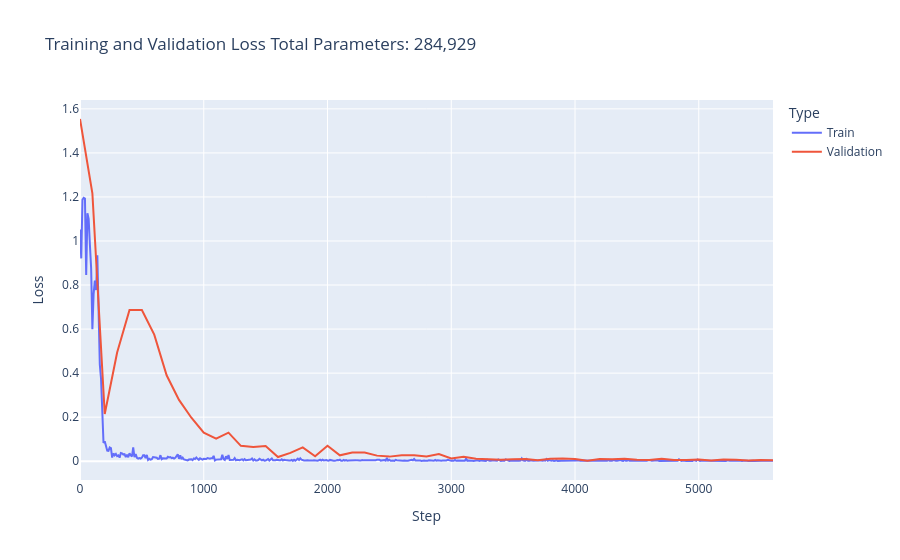

The notebook cell saved with this chart:
### Code cell
fig,df = create_loss_plot(train_hist, val_hist, steps_hist, total_learnable_params)
fig.show()

### Figure 1 — Plotly figure (JSON) as saved in the notebook; plotly's stock layout.template omitted (floating-point values rounded to 4 significant figures; data arrays with more than 128 entries replaced by an {"elided": "..."} marker saying what was removed)
{"data": [{"hovertemplate": "Type=Train<br>Step=%{x}<br>Loss=%{y}<extra></extra>", "legendgroup": "Train", "line": {"color": "#636efa", "dash": "solid"}, "marker": {"symbol": "circle"}, "mode": "lines", "name": "Train", "orientation": "v", "showlegend": true, "type": "scatter", "x": {"elided": "561 int values"}, "xaxis": "x", "y": {"elided": "561 float values"}, "yaxis": "y"}, {"hovertemplate": "Type=Validation<br>Step=%{x}<br>Loss=%{y}<extra></extra>", "legendgroup": "Validation", "line": {"color": "#EF553B", "dash": "solid"}, "marker": {"symbol": "circle"}, "mode": "lines", "name": "Validation", "orientation": "v", "showlegend": true, "type": "scatter", "x": [0, 100, 200, 300, 400, 500, 600, 700, 800, 900, 1000, 1100, 1200, 1300, 1400, 1500, 1600, 1700, 1800, 1900, 2000, 2100, 2200, 2300, 2400, 2500, 2600, 2700, 2800, 2900, 3000, 3100, 3200, 3300, 3400, 3500, 3600, 3700, 3800, 3900, 4000, 4100, 4200, 4300, 4400, 4500, 4600, 4700, 4800, 4900, 5000, 5100, 5200, 5300, 5400, 5500, 5600], "xaxis": "x", "y": [1.554, 1.217, 0.2144, 0.4933, 0.6868, 0.6863, 0.5747, 0.3902, 0.2785, 0.1975, 0.1292, 0.1023, 0.1297, 0.06972, 0.06423, 0.06882, 0.01882, 0.03793, 0.06284, 0.02248, 0.07023, 0.02686, 0.03944, 0.0394, 0.02535, 0.02086, 0.027, 0.02666, 0.0213, 0.0322, 0.01252, 0.0207, 0.01112, 0.008907, 0.00682, 0.008976, 0.009595, 0.004052, 0.01128, 0.01204, 0.00952, 0.002531, 0.01005, 0.009077, 0.01146, 0.006862, 0.005729, 0.01089, 0.00529, 0.005211, 0.007307, 0.003064, 0.007643, 0.006313, 0.003152, 0.005914, 0.004201], "yaxis": "y"}], "layout": {"legend": {"title": {"text": "Type"}, "tracegroupgap": 0}, "title": {"text": "Training and Validation Loss\nTotal Parameters: 284,929"}, "xaxis": {"anchor": "y", "domain": [0, 1], "title": {"text": "Step"}}, "yaxis": {"anchor": "x", "domain": [0, 1], "title": {"text": "Loss"}}}}
